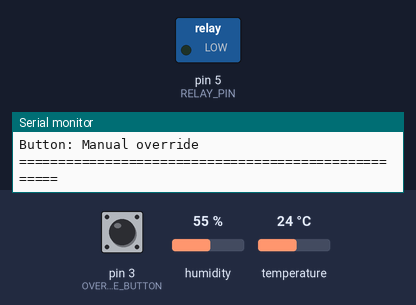
A sketch run on a simulated Arduino Uno, built with avr-gcc and run on an emulated ATmega328P. Parts: switched loads named in the sketch (green lamp = pin HIGH), the last lines printed to the serial monitor. Inputs (shaded band) come from the test bench; at power-on: temperature 24 °C, pin 3 (OVERRIDE_BUTTON) LOW, humidity 55 %.

Above: at 1.3 s.
1.4 s: temperature set to 31 °C
11.3 s: temperature set to 34 °C
At 14.9 s:
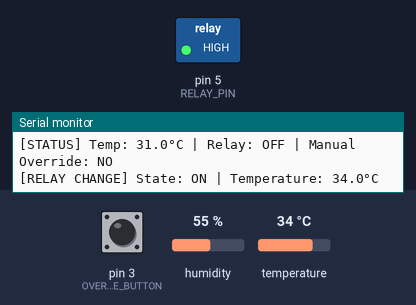
15.6 s: pin 3 (OVERRIDE_BUTTON) pulled HIGH for 0.15 s
At 15.94 s:
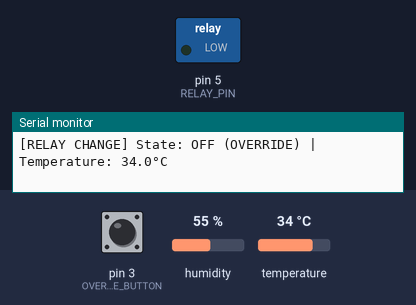
21.6 s: pin 3 (OVERRIDE_BUTTON) pulled HIGH for 3.2 s
At 27.3 s:
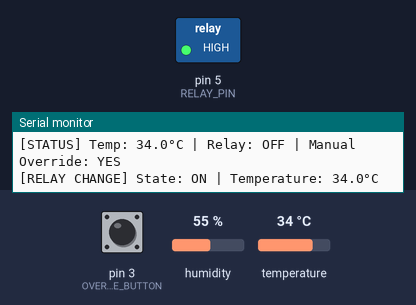
27.6 s: pin 3 (OVERRIDE_BUTTON) pulsed HIGH 5 times (0.12 s each, 0.3 s apart)
At 29.7 s:
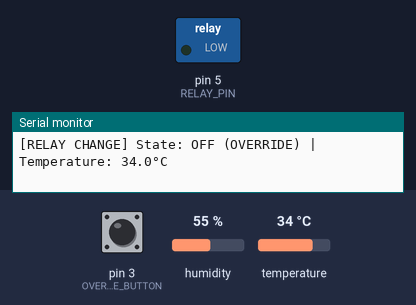
Timing chart, 0 to 31.7 s (numbered marks = the images above; inputs shaded):
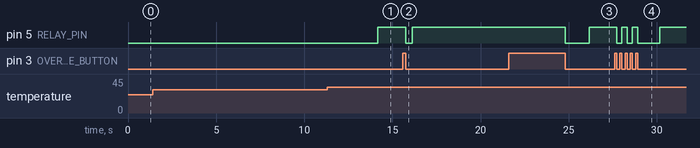

The sketch:

q27.ino
```cpp
#include "DHT.h"
#include <Arduino.h>

// DHT sensor configuration
#define DHTPIN 2
#define DHTTYPE DHT11
DHT dht(DHTPIN, DHTTYPE);

// Pin definitions
const int RELAY_PIN = 5;           // Digital output for relay (simulated by LED)
const int OVERRIDE_BUTTON = 3;     // Manual override button

// Hysteresis thresholds
const float RELAY_ON_THRESHOLD = 32.0;   // Turn ON above this
const float RELAY_OFF_THRESHOLD = 28.0;  // Turn OFF below this
                                         // Dead zone: 28-32°C (prevents chatter)

// Timing
const unsigned long TEMP_READ_INTERVAL = 2000;  // Read every 2 seconds
const unsigned long LOG_INTERVAL = 5000;        // Log status every 5 seconds

unsigned long last_temp_read_time = 0;
unsigned long last_log_time = 0;

// State variables
bool relay_state = false;       // false=OFF, true=ON
bool manual_override = false;
float last_temp = 0;

void setup() {
  // Initialize pins
  pinMode(RELAY_PIN, OUTPUT);
  pinMode(OVERRIDE_BUTTON, INPUT);

  // Initialize DHT
  dht.begin();

  // Initialize Serial
  Serial.begin(9600);
  Serial.println("===== Relay Control with Hysteresis Started =====");
  Serial.println("Hysteresis: ON>32°C, OFF<28°C (dead zone prevents chatter)");
  Serial.println("Button: Manual override");
  Serial.println("====================================================");

  // Initial state
  relay_state = false;
  digitalWrite(RELAY_PIN, LOW);

  last_temp_read_time = millis();
  last_log_time = millis();
}

void loop() {
  unsigned long current_time = millis();

  // === READ TEMPERATURE (Non-blocking) ===
  if ((current_time - last_temp_read_time) >= TEMP_READ_INTERVAL) {
    last_temp_read_time = current_time;

    float temp_c = dht.readTemperature();

    if (!isnan(temp_c)) {
      last_temp = temp_c;

      // Hysteresis logic
      if (!relay_state && temp_c > RELAY_ON_THRESHOLD) {
        // Temperature crossed ON threshold
        relay_state = true;
        digitalWrite(RELAY_PIN, HIGH);
        log_relay_change("ON", temp_c);
      }
      else if (relay_state && temp_c < RELAY_OFF_THRESHOLD) {
        // Temperature crossed OFF threshold
        relay_state = false;
        digitalWrite(RELAY_PIN, LOW);
        log_relay_change("OFF", temp_c);
      }
      // If between 28-32°C, relay stays in current state (hysteresis dead zone)
    }
  }

  // === READ OVERRIDE BUTTON (Non-blocking) ===
  static bool button_pressed = false;
  static unsigned long button_press_time = 0;

  if (digitalRead(OVERRIDE_BUTTON) == HIGH && !button_pressed) {
    button_pressed = true;
    button_press_time = current_time;
  }

  if (button_pressed && (current_time - button_press_time) > 50) {
    if (digitalRead(OVERRIDE_BUTTON) == LOW) {
      // Button released
      relay_state = !relay_state;
      digitalWrite(RELAY_PIN, relay_state ? HIGH : LOW);
      manual_override = true;
      log_relay_change(relay_state ? "ON (OVERRIDE)" : "OFF (OVERRIDE)", last_temp);
      button_pressed = false;
    }
  }

  // === PERIODIC STATUS LOG ===
  if ((current_time - last_log_time) >= LOG_INTERVAL) {
    last_log_time = current_time;

    Serial.print("[STATUS] Temp: ");
    Serial.print(last_temp, 1);
    Serial.print("°C | Relay: ");
    Serial.print(relay_state ? "ON" : "OFF");
    Serial.print(" | Manual Override: ");
    Serial.println(manual_override ? "YES" : "NO");
  }
}

// Helper function: log relay state change
void log_relay_change(const char* new_state, float temperature) {
  Serial.print("[RELAY CHANGE] State: ");
  Serial.print(new_state);
  Serial.print(" | Temperature: ");
  Serial.print(temperature, 1);
  Serial.println("°C");
}
```

Measured:
- the behaviour switches between 32 and 33 °C on temperature (found by bisection; images 0 and 1)
- after the input at 11.3 s, pin 5 (RELAY_PIN): LOW → HIGH after 2.9 s
- after the input at 15.6 s, pin 5 (RELAY_PIN): HIGH → LOW after 0.15 s, → HIGH 0.38 s later
- after the input at 21.6 s, pin 5 (RELAY_PIN): HIGH → LOW after 3.2 s, → HIGH 1.4 s later
- after the input at 27.6 s, pin 5 (RELAY_PIN): goes LOW 0.30 s, HIGH 0.30 s, LOW 0.30 s, HIGH 0.30 s, LOW 1.2 s, then HIGH, starting after 0.12 s
